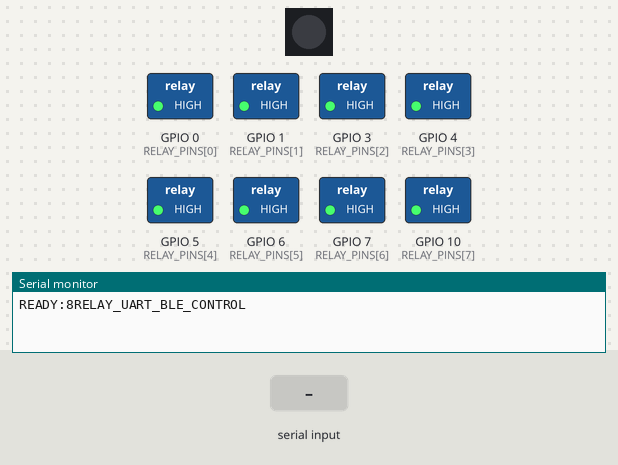
Bench run of a program on a simulated ESP32-C3. Shown: 1 RGB LEDs in strip order, left to right, switched loads named in the program (green lamp = pin HIGH), the last lines printed to the serial monitor. The inputs (shaded band) are chosen by the test bench. Dim RGB values are drawn brighter than linear; nothing arrives over Bluetooth unless stated; a phone connects over Bluetooth LE 3 s after start.

Above: at 0.1 s.
At 1.6 s:
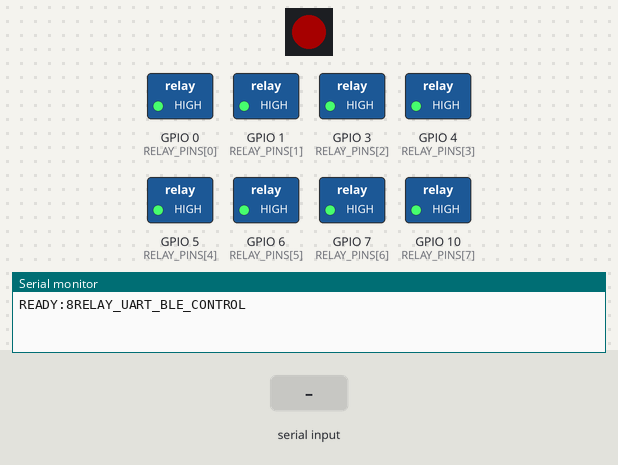
1.7 s: "STATUS\n" received over Serial
At 3.6 s:
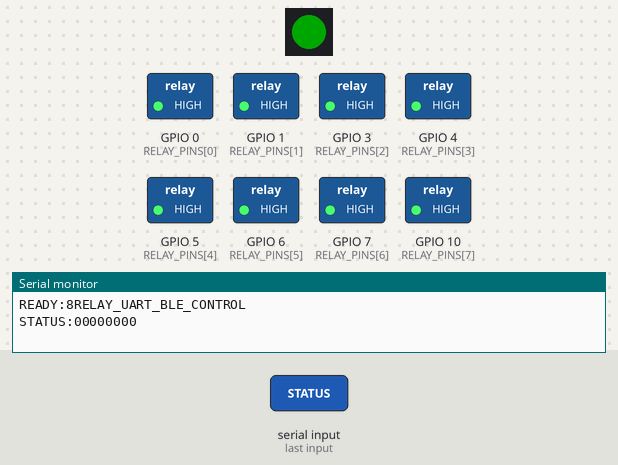
4.5 s: "ON\n" received over Serial
Timing chart, 0 to 7.5 s (numbered marks = the images above; inputs shaded):
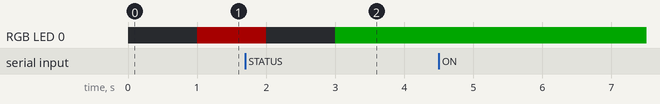

The program:

main.cpp
```cpp
/*
  8-Relay Control via UART (Serial) and BLE
  MCU: ESP32-C3 SuperMini

  Command protocol, identical over both transports (terminated with '\n'):
    R1ON   -> turn relay 1 ON
    R1OFF  -> turn relay 1 OFF
    R2ON / R2OFF ... R8ON / R8OFF
    STATUS -> request the current status of all 8 relays

  Board replies, sent back over whichever transport the command arrived on:
    OK:R1ON              (command executed successfully)
    ERR:UNKNOWN_CMD       (invalid command)
    STATUS:10101010         (8-character 0/1 string, relay 1..8, 1=ON, 0=OFF)

  BLE exposes a Nordic UART Service (NUS)-compatible GATT profile, so the
  same text protocol above is carried as newline-terminated notifications/
  writes instead of Serial bytes - any generic BLE-UART terminal app can
  talk to it too, for debugging without the desktop app.
    Device name  : RelayControl-ESP32C3
    Service UUID : 6E400001-B5A3-F393-E0A9-E50E24DCCA9E
    RX (Write)   : 6E400002-B5A3-F393-E0A9-E50E24DCCA9E  (app -> board)
    TX (Notify)  : 6E400003-B5A3-F393-E0A9-E50E24DCCA9E  (board -> app)

  IMPORTANT NOTE:
  - Many common relay modules are ACTIVE-LOW
    (i.e. the control pin must be LOW for the relay to energize/turn ON).
  - Set RELAY_ACTIVE_LOW = true if your module is this type
    (verify by testing, or check the module's datasheet/silkscreen notes).
  - If unsure, leave it as true first (most cheap modules are this type);
    if the relay behaves inverted, change it to false.
  - ESP32-C3 SuperMini GPIO 0,1,3,4,5,6,7,10 are used here (the 8 safe
    general-purpose pins on this board, avoiding strapping pins 2/8/9,
    the native-USB pins 18/19, and UART0 pins 20/21).
  - UART and BLE both work at the same time; each connected transport gets
    replies only for the commands it sent.
  - Onboard WS2812 RGB status LED (GPIO8) reflects BLE connection state only
    (UART has no protocol-level "connected" signal to show): blinks red
    once per second while no BLE central is connected, solid green once one
    connects.
*/

#include <Arduino.h>
#include <basetypes.h>
#include <BLEDevice.h>
#include <BLEServer.h>
#include <BLEUtils.h>
#include <BLE2902.h>
#include <Adafruit_NeoPixel.h>

// ==== RELAY PIN CONFIGURATION ====
const u8 RELAY_COUNT = 8;
const u8 RELAY_PINS[RELAY_COUNT] = {0, 1, 3, 4, 5, 6, 7, 10}; // Relay 1..8
const bool RELAY_ACTIVE_LOW = true;             // set to false if module is active-high

// ==== BLE CONFIGURATION ====
#define BLE_DEVICE_NAME  "RelayControl-ESP32C3"
#define NUS_SERVICE_UUID "6E400001-B5A3-F393-E0A9-E50E24DCCA9E"
#define NUS_RX_CHAR_UUID "6E400002-B5A3-F393-E0A9-E50E24DCCA9E" // app -> board
#define NUS_TX_CHAR_UUID "6E400003-B5A3-F393-E0A9-E50E24DCCA9E" // board -> app

// ==== STATUS LED CONFIGURATION ====
const u8 STATUS_LED_PIN = 8; // onboard WS2812, most ESP32-C3 SuperMini boards
const unsigned long STATUS_LED_BLINK_INTERVAL_MS = 1000;
Adafruit_NeoPixel statusLed(1, STATUS_LED_PIN, NEO_GRB + NEO_KHZ800);

// ==== STATE VARIABLES ====
bool relayState[RELAY_COUNT] = {false, false, false, false, false, false, false, false}; // false = OFF, true = ON

// ==== COMMAND BUFFERS ====
// Kept separate per transport so a partial UART line and a partial BLE
// write never get mixed into the same command.
String uartInputBuffer = "";
String bleInputBuffer = "";

BLECharacteristic* bleTxCharacteristic = nullptr;
volatile bool bleClientConnected = false;

// ==== STATUS LED STATE ====
bool statusLedShowingConnected = false; // last rendered state, to avoid re-sending the same color every loop
bool statusLedBlinkOn = false;
unsigned long statusLedLastToggle = 0;

void setRelay(u8 index, bool on) {
  // index: 0..7 corresponds to relay 1..8
  relayState[index] = on;
  bool pinLevel = RELAY_ACTIVE_LOW ? !on : on; // invert level if module is active-low
  digitalWrite(RELAY_PINS[index], pinLevel ? HIGH : LOW);
}

void replyOverSerial(const String& line) {
  Serial.println(line);
}

void replyOverBle(const String& line) {
  if (bleTxCharacteristic == nullptr || !bleClientConnected) return;
  String framed = line + "\n"; // same line-framing as Serial, so the app can reuse one reader
  bleTxCharacteristic->setValue((uint8_t*)framed.c_str(), framed.length());
  bleTxCharacteristic->notify();
}

// handleCommand takes a reply sink so the same parsing logic serves both the
// UART loop and the BLE RX write callback, and replies go back out over
// whichever transport the command came in on.
void handleCommand(String cmd, void (*reply)(const String&)) {
  cmd.trim();
  cmd.toUpperCase();

  if (cmd == "STATUS") {
    String s = "STATUS:";
    for (u8 i = 0; i < RELAY_COUNT; i++) {
      s += relayState[i] ? "1" : "0";
    }
    reply(s);
    return;
  }

  // Command format: R<n>ON or R<n>OFF, n = 1..8
  if (cmd.length() >= 4u && cmd.charAt(0) == 'R') {
    int relayNum = cmd.charAt(1) - '0'; // convert digit character to number
    if (relayNum >= 1 && relayNum <= RELAY_COUNT) {
      u8 idx = relayNum - 1;
      String action = cmd.substring(2); // remaining part: "ON" or "OFF"

      if (action == "ON") {
        setRelay(idx, true);
        reply("OK:R" + String(relayNum) + "ON");
        return;
      } else if (action == "OFF") {
        setRelay(idx, false);
        reply("OK:R" + String(relayNum) + "OFF");
        return;
      }
    }
  }

  // No format matched above
  reply("ERR:UNKNOWN_CMD");
}

// Blinks red once per second while no BLE central is connected, solid green
// once one is. Non-blocking (no delay()) so it doesn't stall Serial/BLE
// handling, and only calls show() on an actual state change - not every
// loop() iteration - to avoid needlessly re-driving the WS2812 data line.
void updateStatusLed() {
  if (bleClientConnected) {
    if (!statusLedShowingConnected) {
      statusLed.setPixelColor(0, statusLed.Color(0, 255, 0)); // solid green
      statusLed.show();
      statusLedShowingConnected = true;
    }
    return;
  }

  if (statusLedShowingConnected) {
    // Just disconnected; restart the blink cycle from "on" immediately.
    statusLedShowingConnected = false;
    statusLedBlinkOn = false;
    statusLedLastToggle = 0;
  }

  unsigned long now = millis();
  if (now - statusLedLastToggle >= STATUS_LED_BLINK_INTERVAL_MS) {
    statusLedLastToggle = now;
    statusLedBlinkOn = !statusLedBlinkOn;
    statusLed.setPixelColor(0, statusLedBlinkOn ? statusLed.Color(255, 0, 0) : statusLed.Color(0, 0, 0));
    statusLed.show();
  }
}

// ==== BLE SERVER CALLBACKS ====
class RelayServerCallbacks : public BLEServerCallbacks {
  void onConnect(BLEServer* server) override {
    bleClientConnected = true;
    bleInputBuffer = "";
  }
  void onDisconnect(BLEServer* server) override {
    bleClientConnected = false;
    server->getAdvertising()->start(); // advertising stops on disconnect; restart so the app can reconnect
  }
};

// ==== BLE RX CHARACTERISTIC CALLBACKS ====
class RelayRxCallbacks : public BLECharacteristicCallbacks {
  void onWrite(BLECharacteristic* characteristic) override {
    String chunk = characteristic->getValue().c_str();
    for (size_t i = 0; i < chunk.length(); i++) {
      char c = chunk.charAt(i);
      if (c == '\n') {
        handleCommand(bleInputBuffer, replyOverBle);
        bleInputBuffer = "";
      } else if (c != '\r') {
        bleInputBuffer += c;
      }
    }
  }
};

void setupBle() {
  BLEDevice::init(BLE_DEVICE_NAME);

  BLEServer* server = BLEDevice::createServer();
  server->setCallbacks(new RelayServerCallbacks());

  BLEService* service = server->createService(NUS_SERVICE_UUID);

  BLECharacteristic* rxCharacteristic = service->createCharacteristic(
      NUS_RX_CHAR_UUID,
      BLECharacteristic::PROPERTY_WRITE | BLECharacteristic::PROPERTY_WRITE_NR);
  rxCharacteristic->setCallbacks(new RelayRxCallbacks());

  bleTxCharacteristic = service->createCharacteristic(
      NUS_TX_CHAR_UUID,
      BLECharacteristic::PROPERTY_NOTIFY);
  bleTxCharacteristic->addDescriptor(new BLE2902()); // required for the client to enable notifications

  service->start();

  BLEAdvertising* advertising = BLEDevice::getAdvertising();
  advertising->addServiceUUID(NUS_SERVICE_UUID);
  advertising->setScanResponse(true);
  advertising->start();
}

void setup() {
  Serial.begin(9600);

  // Set relay pins as OUTPUT and turn all relays OFF right at startup
  for (u8 i = 0; i < RELAY_COUNT; i++) {
    pinMode(RELAY_PINS[i], OUTPUT);
    setRelay(i, false); // ensure relays are OFF on power-up to avoid unwanted triggering
  }

  statusLed.begin();
  statusLed.setBrightness(40); // full brightness is uncomfortably bright for a status indicator
  statusLed.show(); // off; updateStatusLed() starts the red blink on the first loop() call

  setupBle();

  Serial.println("READY:8RELAY_UART_BLE_CONTROL");
}

void loop() {
  // Read Serial data, accumulate into buffer until a newline character is received
  while (Serial.available() > 0u) {
    char c = Serial.read();
    if (c == '\n') {
      handleCommand(uartInputBuffer, replyOverSerial);
      uartInputBuffer = "";
    } else if (c != '\r') { // ignore '\r' if present
      uartInputBuffer += c;
    }
  }
  // BLE commands are handled event-driven in RelayRxCallbacks::onWrite, not polled here.

  updateStatusLed();
}
```
